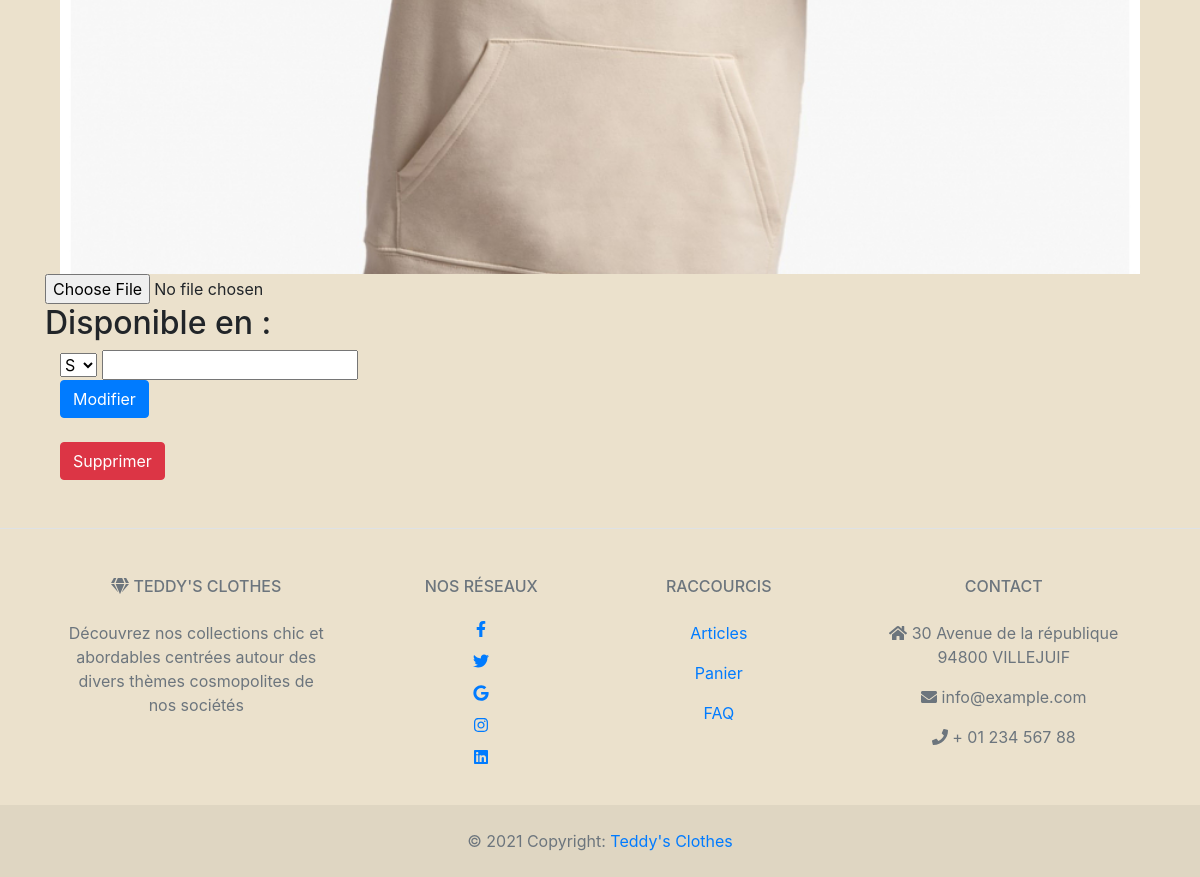
The page /modifierModele?mod=3 (lower part) on the database as committed earlier.
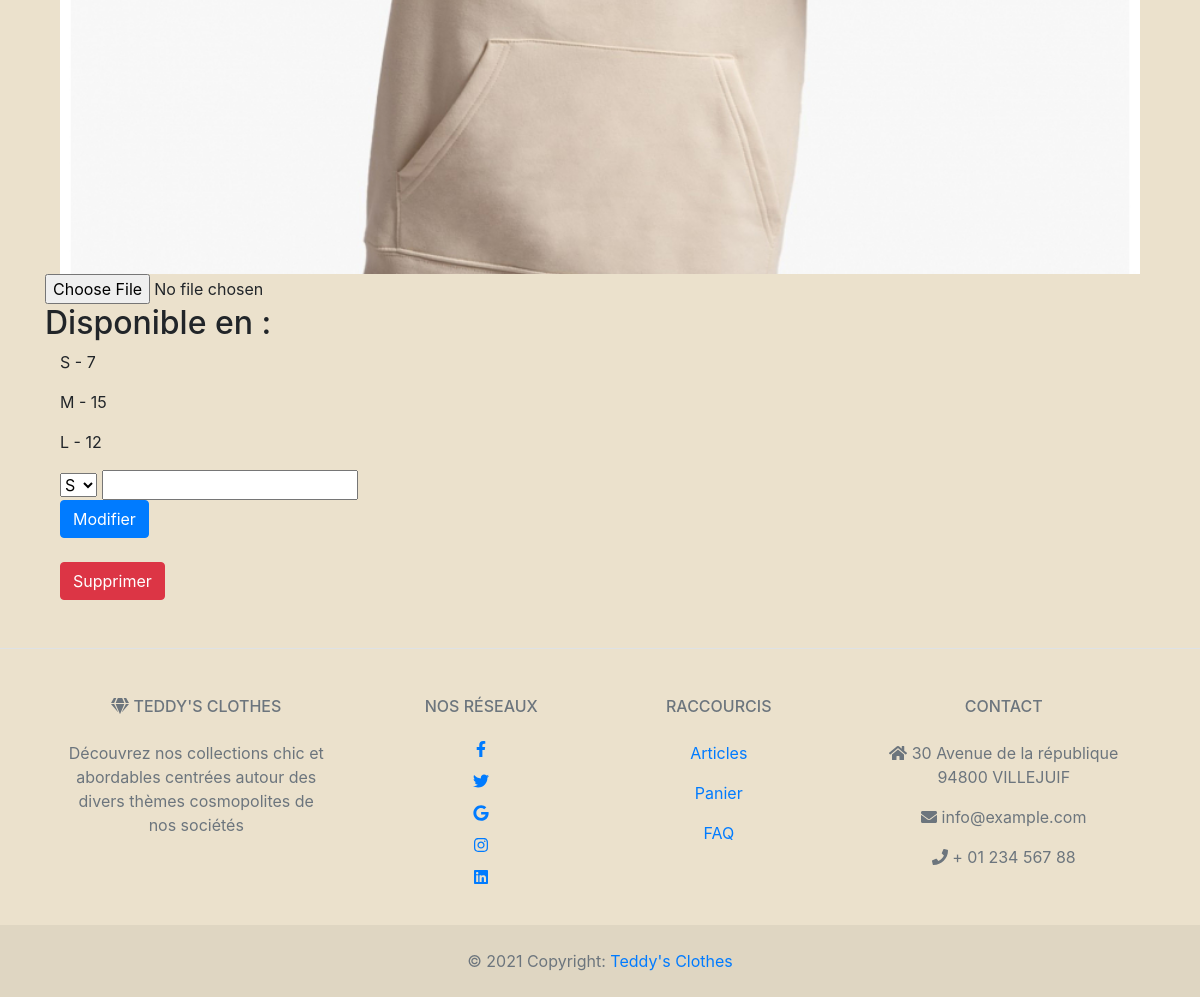
The same page on the database as committed later.
### tables this page shows
CREATE TABLE IF NOT EXISTS `modele` (
  `id` int(11) NOT NULL AUTO_INCREMENT,
  `nom` varchar(50) NOT NULL,
  `prix` decimal(4,2) NOT NULL,
  `info` tinytext NOT NULL,
  `idcat` int(11) NOT NULL,
  `image` varchar(50) NOT NULL,
  PRIMARY KEY (`id`),
  KEY `idcat` (`idcat`)
);

CREATE TABLE IF NOT EXISTS `produit` (
  `id` int(11) NOT NULL AUTO_INCREMENT,
  `idmodele` int(11) NOT NULL,
  `idtaille` int(11) NOT NULL,
  `stock` int(11) NOT NULL,
  PRIMARY KEY (`id`),
  KEY `idproduit` (`idmodele`),
  KEY `idtaille` (`idtaille`)
);

### modifierModele.php (the view, shortened to what this page needs)
<html>
<head>
  <link rel="stylesheet" href="page_accueil.css">
 </head>
 <?php
  include 'config/connect.php';
  include("head.php");
  $mod = $_GET['mod'];
  include('barre_menu_admin.php');
  ?>
  <body>
        <div class="container">
           <?php
                $sql = "SELECT * FROM modele WHERE id =".$mod;
                if ($result = $conn->query($sql)){
                    while ($obj = $result->fetch_object()){
                        ?>
                       <div class='col-12'>
                        <form action='modificationModele.php' method='post'>
<?php
                    echo "<div class='img-modele'>";
                                echo "<img src='img/".$obj->image."'>";
                            echo "</div>";
?>
                        <div class="row">
                    <input type="file"
                         name="image"
                        accept="image/png, image/jpeg">
                    </div>
                    <div class="row">
                        <h2>Disponible en :</h2>
                    </div>
                        <?php
                            $sql = "SELECT * FROM produit WHERE idmodele =".$mod;
                            if ($result = $conn->query($sql)){
                                while ($obj = $result->fetch_object()){
                                    if ($obj->idtaille == 1){
                                        echo "<p>S - ".$obj->stock."</p>";
                                    }
                                    if ($obj->idtaille == 2){
                                        echo "<p>M - ".$obj->stock."</p>";
                                    }
                                    if ($obj->idtaille == 3){
                                        echo "<p>L - ".$obj->stock."</p>";
                                    }
                                }
                            }
                        ?>
                    <select name="taille" required class="form-select" aria-label="Default select example">
                                <?php
                                    $sql = "SELECT * FROM taille";
                                    if ($result = $conn->query($sql)){
                                        while ($obj = $result->fetch_object()){
                                                echo "<option value='".$obj->id."'>".$obj->nomTaille."</option>";
                                        }
                                    }
                                ?>
                            </select>
                            <input type="number" class="qty" name="qty" min="0"/>
                            <br>
                    <button type="submit" class="btn btn-primary mb-2">Modifier</button>
                         </form>
                         <?php echo "<a class='btn btn-danger' href='supprimerModele?id=".$mod."' role='button'>Supprimer</a>" ?>
                        </div>
                        <?php
                    }
                }
           ?>
        </div>
    </body>

Rows that differ between the two databases and show on the page:
added produit: stock "7"
added produit: stock "15"
added produit: stock "12"
